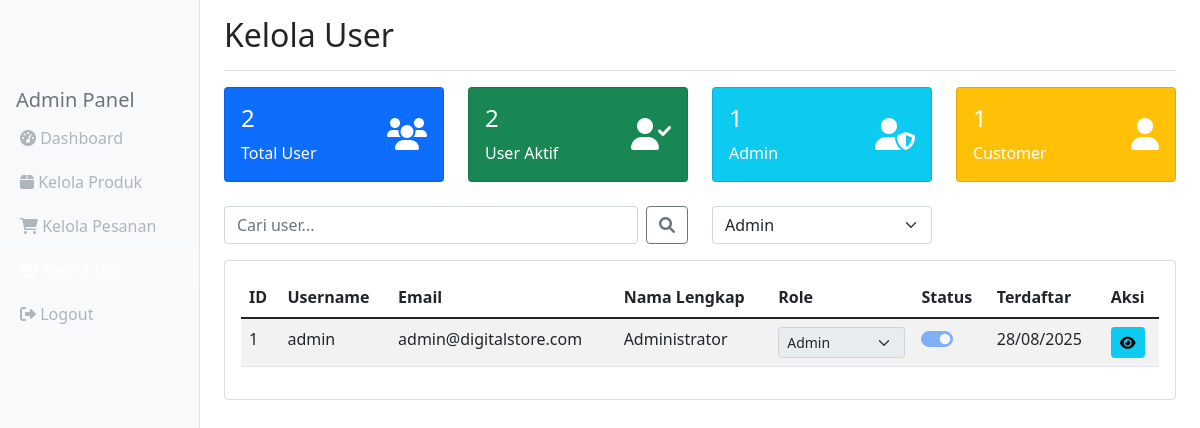
Screenshot of /admin/users.php?role=admin (signed in) with the database file from the repository.
### tables this page shows
CREATE TABLE `users` (
  `id` int(11) NOT NULL AUTO_INCREMENT,
  `username` varchar(50) NOT NULL,
  `email` varchar(100) NOT NULL,
  `password` varchar(255) NOT NULL,
  `full_name` varchar(100) NOT NULL,
  `phone` varchar(20) DEFAULT NULL,
  `role` enum('customer','admin') DEFAULT 'customer',
  `is_active` tinyint(1) DEFAULT 1,
  `email_verified_at` timestamp NULL DEFAULT NULL,
  `created_at` timestamp NOT NULL DEFAULT current_timestamp(),
  `updated_at` timestamp NOT NULL DEFAULT current_timestamp() ON UPDATE current_timestamp(),
  PRIMARY KEY (`id`),
  UNIQUE KEY `username` (`username`),
  UNIQUE KEY `email` (`email`)
);

### classes/User.php (called while the page is built, shortened)
<?php
class User {
    private $conn;
    private $table_name = "users";
    public function __construct($db) {
        $this->conn = $db;
    }
    public function getAllUsers($limit = 10, $offset = 0, $search = '', $role_filter = '') {
        $where_conditions = [];
        $params = [];
        if (!empty($role_filter)) {
            $where_conditions[] = "role = :role";
            $params[':role'] = $role_filter;
        }
        $where_clause = !empty($where_conditions) ? 'WHERE ' . implode(' AND ', $where_conditions) : '';
        $query = "SELECT id, username, email, full_name, phone, role, is_active, created_at
                 FROM " . $this->table_name . "
                 " . $where_clause . "
                 ORDER BY created_at DESC
                 LIMIT :limit OFFSET :offset";
        $stmt = $this->conn->prepare($query);
        foreach ($params as $key => $value) {
            $stmt->bindValue($key, $value);
        }
        $stmt->bindValue(':limit', (int)$limit, PDO::PARAM_INT);
        $stmt->bindValue(':offset', (int)$offset, PDO::PARAM_INT);
        $stmt->execute();
        return $stmt->fetchAll(PDO::FETCH_ASSOC);
    }
    public function getUserStats() {
        $stats = [];
        $query = "SELECT COUNT(*) as total FROM " . $this->table_name;
        $stmt = $this->conn->prepare($query);
        $stmt->execute();
        $stats['total_users'] = $stmt->fetch(PDO::FETCH_ASSOC)['total'];
        $query = "SELECT COUNT(*) as total FROM " . $this->table_name . " WHERE is_active = 1";
        $stmt = $this->conn->prepare($query);
        $stmt->execute();
        $stats['active_users'] = $stmt->fetch(PDO::FETCH_ASSOC)['total'];
        $query = "SELECT role, COUNT(*) as count FROM " . $this->table_name . " GROUP BY role";
        $stmt = $this->conn->prepare($query);
        $stmt->execute();
        $stats['users_by_role'] = $stmt->fetchAll(PDO::FETCH_ASSOC);
        return $stats;
    }
}
?>

### admin/users.php (the view, shortened to what this page needs)
<?php
require_once '../classes/User.php';
$database = new Database();
$db = $database->getConnection();
$user = new User($db);
$page = isset($_GET['page']) ? (int)$_GET['page'] : 1;
$limit = 10;
$offset = ($page - 1) * $limit;
$search = isset($_GET['search']) ? $_GET['search'] : '';
$role_filter = isset($_GET['role']) ? $_GET['role'] : '';
$users = $user->getAllUsers($limit, $offset, $search, $role_filter);
$stats = $user->getUserStats();
?>
<!DOCTYPE html>
<html lang="id">
<head>
    <link href="https://cdn.jsdelivr.net/npm/bootstrap@5.1.3/dist/css/bootstrap.min.css" rel="stylesheet">
    <link href="https://cdnjs.cloudflare.com/ajax/libs/font-awesome/6.0.0/css/all.min.css" rel="stylesheet">
    <link href="../css/admin.css" rel="stylesheet">
</head>
<body>
    <div class="container-fluid">
        <div class="row">
            <nav class="col-md-3 col-lg-2 d-md-block bg-light sidebar">
                <div class="position-sticky pt-3">
                    <h5 class="sidebar-heading px-3 mt-4 mb-1 text-muted">Admin Panel</h5>
                    <ul class="nav flex-column">
                        <li class="nav-item">
                            <a class="nav-link" href="dashboard.php">
                                <i class="fas fa-tachometer-alt"></i> Dashboard
                            </a>
                        </li>
                        <li class="nav-item">
                            <a class="nav-link" href="products.php">
                                <i class="fas fa-box"></i> Kelola Produk
                            </a>
                        </li>
                        <li class="nav-item">
                            <a class="nav-link" href="orders.php">
                                <i class="fas fa-shopping-cart"></i> Kelola Pesanan
                            </a>
                        </li>
                        <li class="nav-item">
                            <a class="nav-link active" href="users.php">
                                <i class="fas fa-users"></i> Kelola User
                            </a>
                        </li>
                        <li class="nav-item">
                            <a class="nav-link" href="../logout.php">
                                <i class="fas fa-sign-out-alt"></i> Logout
                            </a>
                        </li>
                    </ul>
                </div>
            </nav>
            <main class="col-md-9 ms-sm-auto col-lg-10 px-md-4">
                <div class="d-flex justify-content-between flex-wrap flex-md-nowrap align-items-center pt-3 pb-2 mb-3 border-bottom">
                    <h1 class="h2">Kelola User</h1>
                </div>
                <div class="row mb-4">
                    <div class="col-md-3">
                        <div class="card text-white bg-primary">
                            <div class="card-body">
                                <div class="d-flex justify-content-between">
                                    <div>
                                        <h4><?php echo $stats['total_users']; ?></h4>
                                        <p class="card-text">Total User</p>
                                    </div>
                                    <div class="align-self-center">
                                        <i class="fas fa-users fa-2x"></i>
                                    </div>
                                </div>
                            </div>
                        </div>
                    </div>
                    <div class="col-md-3">
                        <div class="card text-white bg-success">
                            <div class="card-body">
                                <div class="d-flex justify-content-between">
                                    <div>
                                        <h4><?php echo $stats['active_users']; ?></h4>
                                        <p class="card-text">User Aktif</p>
                                    </div>
                                    <div class="align-self-center">
                                        <i class="fas fa-user-check fa-2x"></i>
                                    </div>
                                </div>
                            </div>
                        </div>
                    </div>
                    <?php
                    function getRoleCount($users_by_role, $target_role) {
                        foreach ($users_by_role as $role_data) {
                            if ($role_data['role'] === $target_role) {
                                return $role_data['count'];
                            }
                        }
                        return 0;
                    }
                    ?>
                    <div class="col-md-3">
                        <div class="card text-white bg-info">
                            <div class="card-body">
                                <div class="d-flex justify-content-between">
                                    <div>
                                        <h4><?php echo getRoleCount($stats['users_by_role'], 'admin'); ?></h4>
                                        <p class="card-text">Admin</p>
                                    </div>
                                    <div class="align-self-center">
                                        <i class="fas fa-user-shield fa-2x"></i>
                                    </div>
                                </div>
                            </div>
                        </div>
                    </div>
                    <div class="col-md-3">
                        <div class="card text-white bg-warning">
                            <div class="card-body">
                                <div class="d-flex justify-content-between">
                                    <div>
                                        <h4><?php echo getRoleCount($stats['users_by_role'], 'customer'); ?></h4>
                                        <p class="card-text">Customer</p>
                                    </div>
                                    <div class="align-self-center">
                                        <i class="fas fa-user fa-2x"></i>
                                    </div>
                                </div>
                            </div>
                        </div>
                    </div>
                </div>
                <div class="row mb-3">
                    <div class="col-md-6">
                        <form method="GET" class="d-flex">
                            <input type="text" class="form-control me-2" name="search" placeholder="Cari user..." value="<?php echo htmlspecialchars($search); ?>">
                            <button class="btn btn-outline-secondary" type="submit">
                                <i class="fas fa-search"></i>
                            </button>
                        </form>
                    </div>
                    <div class="col-md-3">
                        <select class="form-select" onchange="filterByRole(this.value)">
                            <option value="admin" <?php echo $role_filter === 'admin' ? 'selected' : ''; ?>>Admin</option>
                        </select>
                    </div>
                </div>
                <div class="card">
                    <div class="card-body">
                        <div class="table-responsive">
                            <table class="table table-striped">
                                <thead>
                                    <tr>
                                        <th>ID</th>
                                        <th>Username</th>
                                        <th>Email</th>
                                        <th>Nama Lengkap</th>
                                        <th>Role</th>
                                        <th>Status</th>
                                        <th>Terdaftar</th>
                                        <th>Aksi</th>
                                    </tr>
                                </thead>
                                <tbody>
                                    <?php foreach ($users as $u): ?>
                                    <tr id="user-<?php echo $u['id']; ?>">
                                        <td><?php echo $u['id']; ?></td>
                                        <td><?php echo htmlspecialchars($u['username']); ?></td>
                                        <td><?php echo htmlspecialchars($u['email']); ?></td>
                                        <td><?php echo htmlspecialchars($u['full_name']); ?></td>
                                        <td>
                                            <select class="form-select form-select-sm" onchange="updateRole(<?php echo $u['id']; ?>, this.value)" <?php echo $u['id'] == $_SESSION['user_id'] ? 'disabled' : ''; ?>>
                                                <option value="admin" <?php echo $u['role'] === 'admin' ? 'selected' : ''; ?>>Admin</option>
                                            </select>
                                        </td>
                                        <td>
                                            <div class="form-check form-switch">
                                                <input class="form-check-input" type="checkbox" <?php echo $u['is_active'] ? 'checked' : ''; ?>
                                                       onchange="updateStatus(<?php echo $u['id']; ?>, this.checked ? 1 : 0)"
                                                       <?php echo $u['id'] == $_SESSION['user_id'] ? 'disabled' : ''; ?>>
                                            </div>
                                        </td>
                                        <td><?php echo date('d/m/Y', strtotime($u['created_at'])); ?></td>
                                        <td>
                                            <a href="user_detail.php?id=<?php echo $u['id']; ?>" class="btn btn-sm btn-info">
                                                <i class="fas fa-eye"></i>
                                            </a>
                                        </td>
                                    </tr>
                                    <?php endforeach; ?>
                                </tbody>
                            </table>
                        </div>
                    </div>
                </div>
            </main>
        </div>
    </div>
</body>
</html>

### css/admin.css (style rules this page uses)
.sidebar { position: fixed; top: 0; bottom: 0; left: 0; z-index: 100; padding: 48px 0 0; box-shadow: inset -1px 0 0 rgba(0, 0, 0, .1); }
.sidebar .nav-link { color: #adb5bd; padding: 10px 20px; }
.sidebar .nav-link.active { color: #fff; background-color: rgba(255, 255, 255, 0.2); }

### rows the page displays
users: id "1", username "admin", email "admin@digitalstore.com", full_name "Administrator", role+id "Admin", is_active "☑", created_at "28/08/2025"

### other values shown
$stats['total_users'] "2"
$stats['active_users'] "2"
getRoleCount($stats['users_by_role'], 'admin') "1"
getRoleCount($stats['users_by_role'], 'customer') "1"
